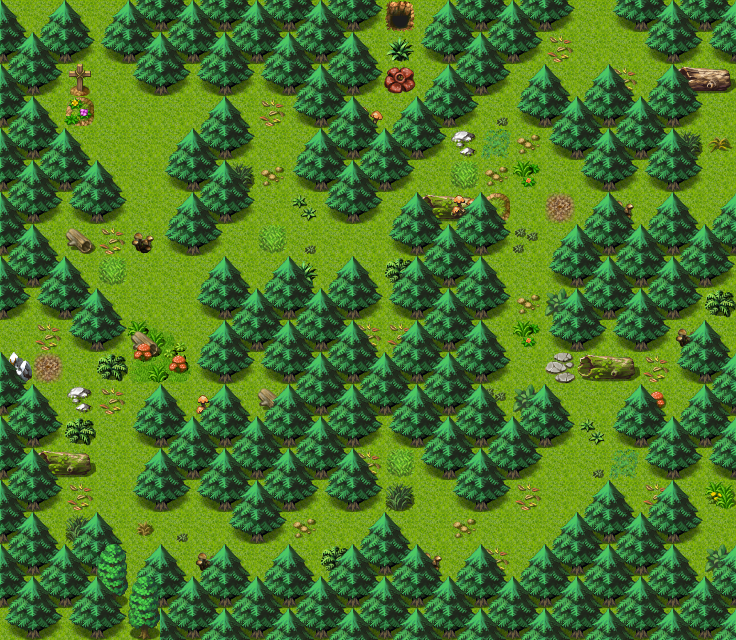

A 2D game scene composited from a Tiled map and its tileset images. What follows is a short description and the map's XML, with each tile layer's data collapsed to a summary:
An orthogonal 23x20 tile map with 32x32 px tiles, 3 tile layers (Ground, Objects, Above), 1 hidden layer not drawn, 17 tilesets and 9 objects (5x spawn, 4x mapchange).

<map version="1.0" orientation="orthogonal" width="23" height="20" tilewidth="32" tileheight="32">
    <tileset firstgid="1" name="map_6" tilewidth="32" tileheight="32">
        <image source="../drawable/map_6.png" width="256" height="256" />
    </tileset>
    <tileset firstgid="65" name="map_17" tilewidth="32" tileheight="32">
        <image source="../drawable/map_17.png" width="256" height="256" />
    </tileset>
    <tileset firstgid="129" name="map_4" tilewidth="32" tileheight="32">
        <image source="../drawable/map_4.png" width="256" height="256" />
    </tileset>
    <tileset firstgid="193" name="map_40" tilewidth="32" tileheight="32">
        <image source="../drawable/map_40.png" width="256" height="256" />
    </tileset>
    <tileset firstgid="257" name="map_19" tilewidth="32" tileheight="32">
        <image source="../drawable/map_19.png" width="256" height="256" />
    </tileset>
    <tileset firstgid="321" name="map_10" tilewidth="32" tileheight="32">
        <image source="../drawable/map_10.png" width="256" height="256" />
    </tileset>
    <tileset firstgid="385" name="map_34" tilewidth="32" tileheight="32">
        <image source="../drawable/map_34.png" width="256" height="256" />
    </tileset>
    <tileset firstgid="449" name="map_3" tilewidth="32" tileheight="32">
        <image source="../drawable/map_3.png" width="256" height="256" />
    </tileset>
    <tileset firstgid="513" name="map_5" tilewidth="32" tileheight="32">
        <image source="../drawable/map_5.png" width="256" height="256" />
    </tileset>
    <tileset firstgid="577" name="map_18" tilewidth="32" tileheight="32">
        <image source="../drawable/map_18.png" width="256" height="256" />
    </tileset>
    <tileset firstgid="641" name="map_13" tilewidth="32" tileheight="32">
        <image source="../drawable/map_13.png" width="256" height="256" />
    </tileset>
    <tileset firstgid="705" name="map_1" tilewidth="32" tileheight="32">
        <image source="../drawable/map_1.png" width="256" height="256" />
    </tileset>
    <tileset firstgid="769" name="map_30" tilewidth="32" tileheight="32">
        <image source="../drawable/map_30.png" width="256" height="256" />
    </tileset>
    <tileset firstgid="833" name="map_35" tilewidth="32" tileheight="32">
        <image source="../drawable/map_35.png" width="256" height="256" />
    </tileset>
    <tileset firstgid="897" name="map_16" tilewidth="32" tileheight="32">
        <image source="../drawable/map_16.png" width="256" height="256" />
    </tileset>
    <tileset firstgid="961" name="map_20" tilewidth="32" tileheight="32">
        <image source="../drawable/map_20.png" width="256" height="256" />
    </tileset>
    <tileset firstgid="1025" name="map_2" tilewidth="32" tileheight="32">
        <image source="../drawable/map_2.png" width="256" height="256" />
    </tileset>
    <layer name="Ground" width="23" height="20">
        <data>[460 cells, 460 non-empty, 1 distinct tile ids]</data>
    </layer>
    <layer name="Objects" width="23" height="20">
        <data>[460 cells, 360 non-empty, 45 distinct tile ids]</data>
    </layer>
    <layer name="Above" width="23" height="20">
        <data>[460 cells, 108 non-empty, 4 distinct tile ids]</data>
    </layer>
    <layer name="Walkable" width="23" height="20" visible="0">
        <data>[460 cells, 315 non-empty, 1 distinct tile ids]</data>
    </layer>
    <objectgroup name="Mapevents">
        <object name="west" type="mapchange" x="0" y="320" width="32" height="32">
            <properties>
                <property name="map" value="wild7" />
                <property name="place" value="east" />
            </properties>
        </object>
        <object name="east1" type="mapchange" x="704" y="160" width="32" height="64">
            <properties>
                <property name="map" value="mywild19" />
                <property name="place" value="west1" />
            </properties>
        </object>
        <object name="east2" type="mapchange" x="704" y="320" width="32" height="32">
            <properties>
                <property name="map" value="mywild19" />
                <property name="place" value="west2" />
            </properties>
        </object>
        <object name="east3" type="mapchange" x="704" y="480" width="32" height="64">
            <properties>
                <property name="map" value="mywild19" />
                <property name="place" value="west3" />
            </properties>
        </object>
    </objectgroup>
    <objectgroup name="Spawn" visible="0">
        <object name="forestwolf1" type="spawn" x="64" y="96" width="352" height="192">
            <properties>
                <property name="quantity" value="2" />
                <property name="spawngroup" value="forestwolf1" />
            </properties>
        </object>
        <object name="forestboar2" type="spawn" x="448" y="128" width="128" height="128">
            <properties>
                <property name="spawngroup" value="forestboar2" />
            </properties>
        </object>
        <object name="forestboar2" type="spawn" x="288" y="480" width="192" height="96">
            <properties>
                <property name="spawngroup" value="forestboar2" />
            </properties>
        </object>
        <object name="forestwolf1" type="spawn" x="32" y="416" width="288" height="160">
            <properties>
                <property name="quantity" value="2" />
                <property name="spawngroup" value="forestwolf1" />
            </properties>
        </object>
        <object name="forestwolf1" type="spawn" x="480" y="256" width="128" height="256">
            <properties>
                <property name="quantity" value="2" />
                <property name="spawngroup" value="forestwolf1" />
            </properties>
        </object>
    </objectgroup>
    <objectgroup name="Keys" />
    <objectgroup name="Replace" />
</map>
